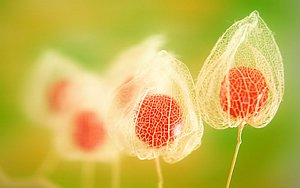
#> input picture RoboVis/OpenCVExamples/japaneseflowers.jpg, 300 x 188 px
$ python 3ImageRotationDemo.py
#> lines starting #> are read from the running program, lines starting #| are printed output that depends on the picture
import cv2 as cv

src = cv.imread("japaneseflowers.jpg", 1)
#> src is the input picture: shape (188, 300, 3); mean B, G, R 81.3, 182.3, 200.5
if src is None:
    print("Missing image")
else:
    cv.imshow("Original Image", src)

    # Rotate 90 degrees counterclockwise
    dst = cv.rotate(src, cv.ROTATE_90_CLOCKWISE)
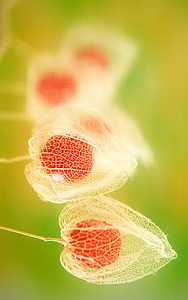
#> dst: shape (300, 188, 3); mean B, G, R 81.3, 182.3, 200.5

    cv.imshow("Rotated Image", dst)
    cv.waitKey(0)
    cv.destroyAllWindows()


# [12 lines of commented-out code are left out]
### M is the cordinates of the center
##    M = cv.getRotationMatrix2D((cols/2,rows/2),-90,1)
##    dst = cv.warpAffine(src,M,(rows,cols))
##
##    cv.imshow("windowMy", dst)
##
##
